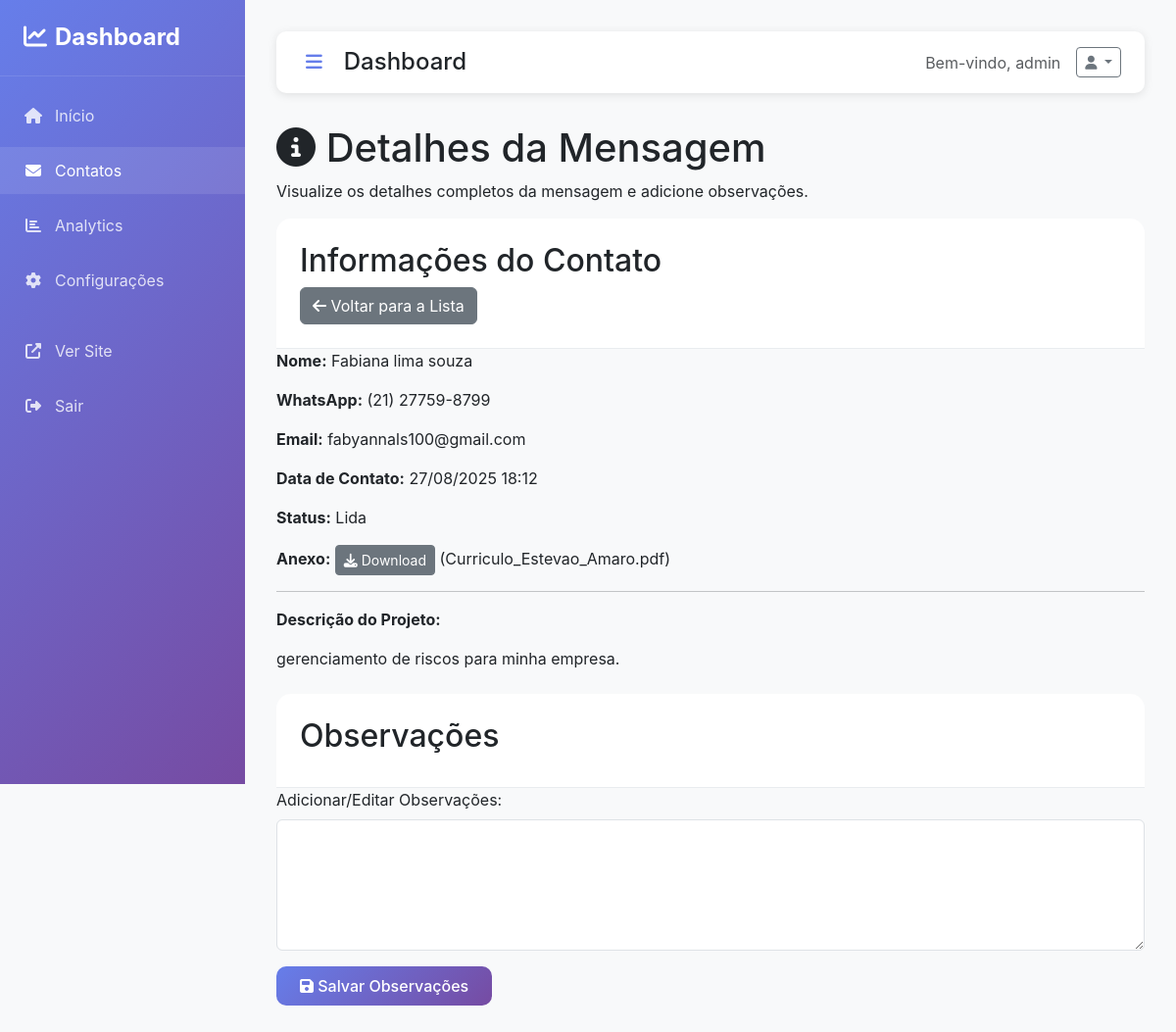
The app's page /dashboard/contacts/2/ (signed in) with its own data.
### main/models.py (models this page shows, shortened)
class Contact(models.Model):
    name = models.CharField('Nome', max_length=100)
    whatsapp = models.CharField('WhatsApp', max_length=20)
    email = models.EmailField('Email')
    project_description = models.TextField('Descrição do Projeto')
    attachment = models.FileField(
        'Anexo',
        upload_to=contact_file_upload_path,
        blank=True,
        null=True,
        help_text='Arquivo opcional (PDF, DOC, DOCX, TXT - máx. 10MB)'
    )
    created_at = models.DateTimeField('Data de Criação', auto_now_add=True)
    is_read = models.BooleanField('Lida', default=False)
    notes = models.TextField('Observações', blank=True, help_text='Notas internas sobre o contato')
    class Meta:
        verbose_name = 'Contato'
        verbose_name_plural = 'Contatos'
        ordering = ['-created_at']
    @property
    def attachment_filename(self):
        if self.attachment:
            return os.path.basename(self.attachment.name)
        return None

### dashboard/views.py (the view)
# urls.py: path('contacts/<int:contact_id>/', views.contact_detail, name='contact_detail'),
@login_required
def contact_detail(request, contact_id):
    contact = get_object_or_404(Contact, id=contact_id)
    if not contact.is_read:
        contact.is_read = True
        contact.save()
    if request.method == 'POST':
        notes = request.POST.get('notes', '')
        contact.notes = notes
        contact.save()
        messages.success(request, 'Observações atualizadas com sucesso.')
        return redirect('dashboard:contact_detail', contact_id=contact.id)
    context = {
        'contact': contact,
    }
    return render(request, 'dashboard/contact_detail.html', context)

### templates/dashboard/contact_detail.html (shortened to what this page needs)
{% extends 'dashboard/base.html' %}
{% load static %}
{% block content %}
<div class="dashboard-header">
    <h1><i class="fas fa-info-circle"></i> Detalhes da Mensagem</h1>
    <p>Visualize os detalhes completos da mensagem e adicione observações.</p>
</div>
<div class="dashboard-card">
    <div class="card-header">
        <h2>Informações do Contato</h2>
        <div class="card-actions">
            <a href="{% url 'dashboard:contacts_list' %}" class="btn btn-secondary"><i class="fas fa-arrow-left"></i> Voltar para a Lista</a>
        </div>
    </div>
    <div class="card-body">
        <p><strong>Nome:</strong> {{ contact.name }}</p>
        <p><strong>WhatsApp:</strong> {{ contact.whatsapp }}</p>
        <p><strong>Email:</strong> {{ contact.email }}</p>
        <p><strong>Data de Contato:</strong> {{ contact.created_at|date:"d/m/Y H:i" }}</p>
        <p><strong>Status:</strong> {% if contact.is_read %}Lida{% else %}Não Lida{% endif %}</p>
        {% if contact.attachment %}
        <p><strong>Anexo:</strong> <a href="{{ contact.attachment.url }}" target="_blank" class="btn btn-sm btn-secondary"><i class="fas fa-download"></i> Download</a> ({{ contact.attachment_filename }})</p>
        {% else %}
        <p><strong>Anexo:</strong> Nenhum</p>
        {% endif %}
        <hr>
        <p><strong>Descrição do Projeto:</strong></p>
        <p>{{ contact.project_description }}</p>
    </div>
</div>
<div class="dashboard-card mt-4">
    <div class="card-header">
        <h2>Observações</h2>
    </div>
    <div class="card-body">
        <form method="post">
            <div class="mb-3">
                <label for="notes" class="form-label">Adicionar/Editar Observações:</label>
                <textarea class="form-control" id="notes" name="notes" rows="5">{{ contact.notes }}</textarea>
            </div>
            <button type="submit" class="btn btn-primary"><i class="fas fa-save"></i> Salvar Observações</button>
        </form>
    </div>
</div>
{% endblock %}

### templates/dashboard/base.html (shortened to what this page needs)
<!DOCTYPE html>
<html lang="pt-BR">
<head>
    <link href="https://cdn.jsdelivr.net/npm/bootstrap@5.3.0/dist/css/bootstrap.min.css" rel="stylesheet">
    <link rel="stylesheet" href="https://cdnjs.cloudflare.com/ajax/libs/font-awesome/6.4.0/css/all.min.css">
</head>
<body>
    <nav class="sidebar" id="sidebar">
        <div class="sidebar-header">
            <h4><i class="fas fa-chart-line me-2"></i>Dashboard</h4>
        </div>
        <ul class="sidebar-nav list-unstyled">
            <li class="nav-item">
                <a href="{% url 'dashboard:dashboard_home' %}" class="nav-link {% if request.resolver_match.url_name == 'dashboard_home' %}active{% endif %}">
                    <i class="fas fa-home"></i>Início
                </a>
            </li>
            <li class="nav-item">
                <a href="{% url 'dashboard:contacts_list' %}" class="nav-link {% if request.resolver_match.url_name == 'contacts_list' or request.resolver_match.url_name == 'contact_detail' %}active{% endif %}">
                    <i class="fas fa-envelope"></i>Contatos
                </a>
            </li>
            <li class="nav-item">
                <a href="{% url 'dashboard:analytics' %}" class="nav-link {% if request.resolver_match.url_name == 'analytics' %}active{% endif %}">
                    <i class="fas fa-chart-bar"></i>Analytics
                </a>
            </li>
            <li class="nav-item">
                <a href="{% url 'dashboard:settings' %}" class="nav-link {% if request.resolver_match.url_name == 'settings' %}active{% endif %}">
                    <i class="fas fa-cog"></i>Configurações
                </a>
            </li>
            <li class="nav-item mt-4">
                <a href="{% url 'main:landing_page' %}" class="nav-link" target="_blank">
                    <i class="fas fa-external-link-alt"></i>Ver Site
                </a>
            </li>
            <li class="nav-item">
                <a href="{% url 'dashboard:dashboard_logout' %}" class="nav-link">
                    <i class="fas fa-sign-out-alt"></i>Sair
                </a>
            </li>
        </ul>
    </nav>
    <div class="main-content" id="main-content">
        <div class="top-bar">
            <div class="d-flex align-items-center">
                <button class="sidebar-toggle" id="sidebar-toggle">
                    <i class="fas fa-bars"></i>
                </button>
                <h4 class="mb-0">{% block page_title %}Dashboard{% endblock %}</h4>
            </div>
            <div class="user-info">
                <span class="text-muted">Bem-vindo, {{ user.first_name|default:user.username }}</span>
                <div class="dropdown">
                    <button class="btn btn-outline-secondary btn-sm dropdown-toggle" type="button" data-bs-toggle="dropdown">
                        <i class="fas fa-user"></i>
                    </button>
                </div>
            </div>
        </div>
        {% block content %}{% endblock %}
    </div>
</body>
</html>

### templates/dashboard/base.html (style rules this page uses)
body { background-color: #f8f9fa; font-family: 'Inter', sans-serif; }
.sidebar { background: linear-gradient(135deg, #667eea 0%, #764ba2 100%); min-height: 100vh; position: fixed; top: 0; left: 0; width: 250px; z-index: 1000; transition: transform 0.3s ease; }
.sidebar-header { padding: 1.5rem; border-bottom: 1px solid rgba(255, 255, 255, 0.1); }
.sidebar-header h4 { color: white; margin: 0; font-weight: 700; }
.sidebar-nav { padding: 1rem 0; }
.nav-item { margin-bottom: 0.5rem; }
.nav-link { color: rgba(255, 255, 255, 0.8); padding: 0.75rem 1.5rem; border-radius: 0; transition: all 0.3s ease; text-decoration: none; display: flex; align-items: center; }
.nav-link:hover, .nav-link.active { color: white; background-color: rgba(255, 255, 255, 0.1); }
.nav-link i { margin-right: 0.75rem; width: 20px; text-align: center; }
.main-content { margin-left: 250px; padding: 2rem; transition: margin-left 0.3s ease; }
.top-bar { background: white; border-radius: 10px; padding: 1rem 1.5rem; margin-bottom: 2rem; box-shadow: 0 2px 10px rgba(0, 0, 0, 0.1); display: flex; justify-content: between; align-items: center; }
.sidebar-toggle { background: none; border: none; color: #667eea; font-size: 1.2rem; margin-right: 1rem; }
.user-info { margin-left: auto; display: flex; align-items: center; gap: 1rem; }
.card-header { background: white; border-bottom: 1px solid #e9ecef; border-radius: 15px 15px 0 0 !important; padding: 1.5rem; }
.btn-primary { background: linear-gradient(135deg, #667eea 0%, #764ba2 100%); border: none; border-radius: 10px; padding: 0.5rem 1.5rem; font-weight: 500; }

### records on screen
Contact: name "Fabiana lima souza", whatsapp "(21) 27759-8799", email "fabyannals100@gmail.com", created_at "27/08/2025 18:12", attachment_filename "Curriculo_Estevao_Amaro.pdf", project_description "gerenciamento de riscos para minha empresa."

### other values on screen
{{ user.first_name|default:user.username }} "admin"
